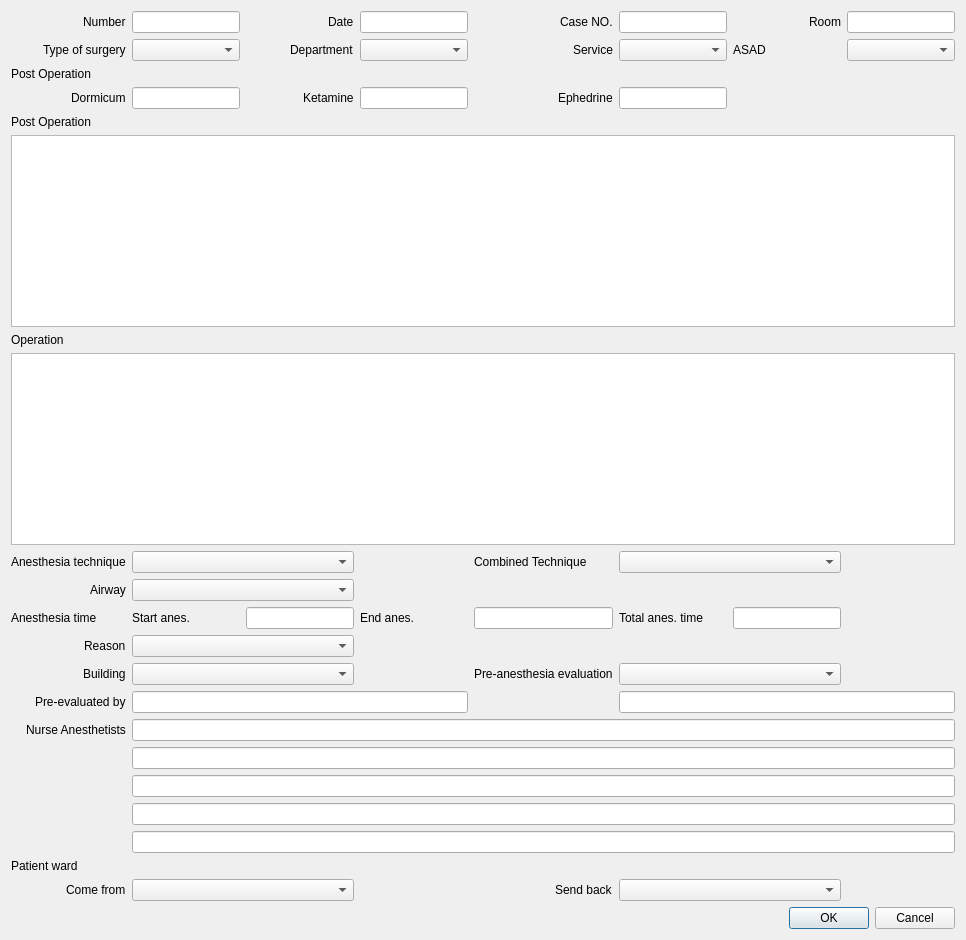
       <widget class="QWidget" name="Intra">
        <attribute name="title">
         <string>Intra</string>
        </attribute>
        <layout class="QGridLayout" name="gridLayout_4">
         <item row="0" column="0">
          <layout class="QGridLayout" name="gridLayout_3">
           <item row="0" column="2" alignment="Qt::AlignRight">
            <widget class="QLabel" name="label_2">
             <property name="text">
              <string>Date</string>
             </property>
            </widget>
           </item>
           <item row="0" column="3">
            <widget class="QLineEdit" name="lineEdit_2"/>
           </item>
           <item row="0" column="1">
            <widget class="QLineEdit" name="lineEdit"/>
           </item>
           <item row="0" column="0" alignment="Qt::AlignRight">
            <widget class="QLabel" name="label">
             <property name="text">
              <string>Number</string>
             </property>
            </widget>
           </item>
           <item row="12" column="0">
            <widget class="QLabel" name="label_8">
             <property name="text">
              <string>Anesthesia technique</string>
             </property>
            </widget>
           </item>
           <item row="20" column="1" colspan="7">
            <widget class="QLineEdit" name="lineEdit_12"/>
           </item>
           <item row="19" column="1" colspan="7">
            <widget class="QLineEdit" name="lineEdit_11"/>
           </item>
           <item row="3" column="1">
            <widget class="QLineEdit" name="lineEdit_6"/>
           </item>
           <item row="21" column="1" colspan="7">
            <widget class="QLineEdit" name="lineEdit_13"/>
           </item>
           <item row="3" column="3">
            <widget class="QLineEdit" name="lineEdit_5"/>
           </item>
           <item row="14" column="1">
            <widget class="QLabel" name="label_28">
             <property name="text">
              <string>Start anes.</string>
             </property>
            </widget>
           </item>
           <item row="3" column="5">
            <widget class="QLineEdit" name="lineEdit_7"/>
           </item>
           <item row="14" column="2">
            <widget class="QLineEdit" name="lineEdit_15"/>
           </item>
           <item row="4" column="0">
            <widget class="QLabel" name="label_29">
             <property name="text">
              <string>Post Operation</string>
             </property>
            </widget>
           </item>
           <item row="24" column="1" colspan="2">
            <widget class="QComboBox" name="comboBox_5"/>
           </item>
           <item row="24" column="0" alignment="Qt::AlignRight">
            <widget class="QLabel" name="label_21">
             <property name="text">
              <string>Come from</string>
             </property>
            </widget>
           </item>
           <item row="0" column="4" alignment="Qt::AlignRight">
            <widget class="QLabel" name="label_3">
             <property name="text">
              <string>Case NO.</string>
             </property>
            </widget>
           </item>
           <item row="24" column="4" alignment="Qt::AlignRight">
            <widget class="QLabel" name="label_22">
             <property name="text">
              <string>Send back</string>
             </property>
            </widget>
           </item>
           <item row="24" column="5" colspan="2">
            <widget class="QComboBox" name="comboBox_6"/>
           </item>
           <item row="0" column="5">
            <widget class="QLineEdit" name="lineEdit_3"/>
           </item>
           <item row="0" column="6" alignment="Qt::AlignRight">
            <widget class="QLabel" name="label_4">
             <property name="text">
              <string>Room</string>
             </property>
            </widget>
           </item>
           <item row="1" column="7">
            <widget class="QComboBox" name="comboBox_4"/>
           </item>
           <item row="0" column="7">
            <widget class="QLineEdit" name="lineEdit_4"/>
           </item>
           <item row="1" column="1">
            <widget class="QComboBox" name="comboBox"/>
           </item>
           <item row="1" column="3">
            <widget class="QComboBox" name="comboBox_2"/>
           </item>
           <item row="1" column="5">
            <widget class="QComboBox" name="comboBox_3"/>
           </item>
           <item row="2" column="0">
            <widget class="QLabel" name="label_5">
             <property name="text">
              <string>Post Operation</string>
             </property>
            </widget>
           </item>
           <item row="3" column="0" alignment="Qt::AlignRight">
            <widget class="QLabel" name="label_7">
             <property name="text">
              <string>Dormicum</string>
             </property>
            </widget>
           </item>
           <item row="25" column="4" colspan="4">
            <widget class="QDialogButtonBox" name="buttonBox">
             <property name="standardButtons">
              <set>QDialogButtonBox::Cancel|QDialogButtonBox::Ok</set>
             </property>
            </widget>
           </item>
           <item row="10" column="0">
            <widget class="QLabel" name="label_6">
             <property name="text">
              <string>Operation</string>
             </property>
            </widget>
           </item>
           <item row="11" column="0" colspan="8">
            <widget class="QPlainTextEdit" name="plainTextEdit_2"/>
           </item>
           <item row="12" column="5" colspan="2">
            <widget class="QComboBox" name="comboBox_8"/>
           </item>
           <item row="13" column="0" alignment="Qt::AlignRight">
            <widget class="QLabel" name="label_9">
             <property name="text">
              <string>Airway</string>
             </property>
            </widget>
           </item>
           <item row="16" column="0" alignment="Qt::AlignRight">
            <widget class="QLabel" name="label_12">
             <property name="text">
              <string>Building</string>
             </property>
            </widget>
           </item>
           <item row="17" column="0" alignment="Qt::AlignRight">
            <widget class="QLabel" name="label_13">
             <property name="text">
              <string>Pre-evaluated by</string>
             </property>
            </widget>
           </item>
           <item row="15" column="0" alignment="Qt::AlignRight">
            <widget class="QLabel" name="label_11">
             <property name="text">
              <string>Reason</string>
             </property>
            </widget>
           </item>
           <item row="12" column="4">
            <widget class="QLabel" name="label_17">
             <property name="text">
              <string>Combined Technique</string>
             </property>
            </widget>
           </item>
           <item row="3" column="4" alignment="Qt::AlignRight">
            <widget class="QLabel" name="label_15">
             <property name="text">
              <string>Ephedrine</string>
             </property>
            </widget>
           </item>
           <item row="18" column="0" alignment="Qt::AlignRight">
            <widget class="QLabel" name="label_14">
             <property name="text">
              <string>Nurse Anesthetists</string>
             </property>
            </widget>
           </item>
           <item row="14" column="5">
            <widget class="QLabel" name="label_18">
             <property name="text">
              <string>Total anes. time</string>
             </property>
            </widget>
           </item>
           <item row="3" column="2" alignment="Qt::AlignRight">
            <widget class="QLabel" name="label_16">
             <property name="text">
              <string>Ketamine</string>
             </property>
            </widget>
           </item>
           <item row="17" column="1" colspan="3">
            <widget class="QLineEdit" name="lineEdit_8"/>
           </item>
           <item row="17" column="5" colspan="3">
            <widget class="QLineEdit" name="lineEdit_9"/>
           </item>
           <item row="18" column="1" colspan="7">
            <widget class="QLineEdit" name="lineEdit_10"/>
           </item>
           <item row="16" column="4" alignment="Qt::AlignRight">
            <widget class="QLabel" name="label_19">
             <property name="text">
              <string>Pre-anesthesia evaluation</string>
             </property>
            </widget>
           </item>
           <item row="12" column="1" colspan="2">
            <widget class="QComboBox" name="comboBox_7"/>
           </item>
           <item row="23" column="0" alignment="Qt::AlignLeft">
            <widget class="QLabel" name="label_20">
             <property name="text">
              <string>Patient ward</string>
             </property>
            </widget>
           </item>
           <item row="22" column="1" colspan="7">
            <widget class="QLineEdit" name="lineEdit_14"/>
           </item>
           <item row="13" column="1" colspan="2">
            <widget class="QComboBox" name="comboBox_9"/>
           </item>
           <item row="14" column="3">
            <widget class="QLabel" name="label_23">
             <property name="text">
              <string>End anes.</string>
             </property>
            </widget>
           </item>
           <item row="14" column="4">
            <widget class="QLineEdit" name="lineEdit_16"/>
           </item>
           <item row="15" column="1" colspan="2">
            <widget class="QComboBox" name="comboBox_10"/>
           </item>
           <item row="1" column="0" alignment="Qt::AlignRight">
            <widget class="QLabel" name="label_24">
             <property name="text">
              <string>Type of surgery</string>
             </property>
            </widget>
           </item>
           <item row="16" column="5" colspan="2">
            <widget class="QComboBox" name="comboBox_12"/>
           </item>
           <item row="16" column="1" colspan="2">
            <widget class="QComboBox" name="comboBox_11"/>
           </item>
           <item row="14" column="0">
            <widget class="QLabel" name="label_10">
             <property name="text">
              <string>Anesthesia time</string>
             </property>
            </widget>
           </item>
           <item row="1" column="6">
            <widget class="QLabel" name="label_27">
             <property name="text">
              <string>ASAD</string>
             </property>
            </widget>
           </item>
           <item row="1" column="4" alignment="Qt::AlignRight">
            <widget class="QLabel" name="label_26">
             <property name="text">
              <string>Service</string>
             </property>
            </widget>
           </item>
           <item row="1" column="2" alignment="Qt::AlignRight">
            <widget class="QLabel" name="label_25">
             <property name="text">
              <string>Department</string>
             </property>
            </widget>
           </item>
           <item row="14" column="6">
            <widget class="QLineEdit" name="lineEdit_17"/>
           </item>
           <item row="9" column="0" colspan="8">
            <widget class="QPlainTextEdit" name="plainTextEdit"/>
           </item>
          </layout>
         </item>
        </layout>
       </widget>
